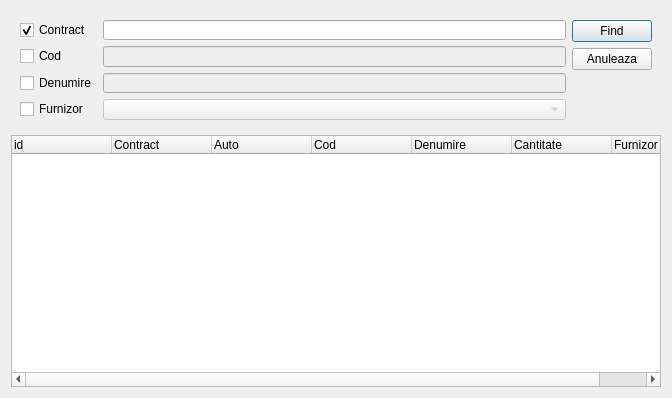
<?xml version="1.0" encoding="UTF-8"?>
<ui version="4.0">
 <class>Search</class>
 <widget class="QDialog" name="Search">
  <property name="geometry">
   <rect>
    <x>0</x>
    <y>0</y>
    <width>672</width>
    <height>398</height>
   </rect>
  </property>
  <property name="windowTitle">
   <string>Find</string>
  </property>
  <property name="windowIcon">
   <iconset resource="../resources.qrc">
    <normaloff>:/search</normaloff>:/search</iconset>
  </property>
  <layout class="QVBoxLayout" name="verticalLayout_2">
   <item>
    <widget class="QWidget" name="widget" native="true">
     <property name="maximumSize">
      <size>
       <width>16777215</width>
       <height>118</height>
      </size>
     </property>
     <layout class="QHBoxLayout" name="horizontalLayout">
      <item>
       <layout class="QFormLayout" name="formLayout">
        <item row="0" column="0">
         <widget class="QCheckBox" name="contractCheckBox">
          <property name="text">
           <string>Contract</string>
          </property>
          <property name="checked">
           <bool>true</bool>
          </property>
         </widget>
        </item>
        <item row="0" column="1">
         <widget class="QLineEdit" name="contractLineEdit">
          <property name="enabled">
           <bool>true</bool>
          </property>
         </widget>
        </item>
        <item row="1" column="0">
         <widget class="QCheckBox" name="codCheckBox">
          <property name="text">
           <string>Cod</string>
          </property>
         </widget>
        </item>
        <item row="1" column="1">
         <widget class="QLineEdit" name="codLineEdit">
          <property name="enabled">
           <bool>false</bool>
          </property>
         </widget>
        </item>
        <item row="2" column="0">
         <widget class="QCheckBox" name="denumireCheckBox">
          <property name="text">
           <string>Denumire</string>
          </property>
         </widget>
        </item>
        <item row="2" column="1">
         <widget class="QLineEdit" name="denumireLineEdit">
          <property name="enabled">
           <bool>false</bool>
          </property>
         </widget>
        </item>
        <item row="3" column="0">
         <widget class="QCheckBox" name="furnizorCheckBox">
          <property name="text">
           <string>Furnizor</string>
          </property>
         </widget>
        </item>
        <item row="3" column="1">
         <widget class="QComboBox" name="furnizorComboBox">
          <property name="enabled">
           <bool>false</bool>
          </property>
         </widget>
        </item>
       </layout>
      </item>
      <item>
       <layout class="QVBoxLayout" name="verticalLayout">
        <item>
         <widget class="QPushButton" name="findButton">
          <property name="text">
           <string>Find</string>
          </property>
          <property name="icon">
           <iconset resource="../resources.qrc">
            <normaloff>:/search</normaloff>:/search</iconset>
          </property>
          <property name="shortcut">
           <string>Return</string>
          </property>
         </widget>
        </item>
        <item>
         <widget class="QPushButton" name="cancelButton">
          <property name="text">
           <string>Anuleaza</string>
          </property>
          <property name="icon">
           <iconset resource="../resources.qrc">
            <normaloff>:/cancel</normaloff>:/cancel</iconset>
          </property>
         </widget>
        </item>
        <item>
         <widget class="QLabel" name="loadingLabel">
          <property name="text">
           <string/>
          </property>
         </widget>
        </item>
        <item>
         <spacer name="verticalSpacer">
          <property name="orientation">
           <enum>Qt::Vertical</enum>
          </property>
          <property name="sizeHint" stdset="0">
           <size>
            <width>20</width>
            <height>40</height>
           </size>
          </property>
         </spacer>
        </item>
       </layout>
      </item>
     </layout>
    </widget>
   </item>
   <item>
    <widget class="QTreeWidget" name="treeWidget">
     <column>
      <property name="text">
       <string notr="true">id</string>
      </property>
     </column>
     <column>
      <property name="text">
       <string>Contract</string>
      </property>
     </column>
     <column>
      <property name="text">
       <string>Auto</string>
      </property>
     </column>
     <column>
      <property name="text">
       <string>Cod</string>
      </property>
     </column>
     <column>
      <property name="text">
       <string>Denumire</string>
      </property>
     </column>
     <column>
      <property name="text">
       <string>Cantitate</string>
      </property>
     </column>
     <column>
      <property name="text">
       <string>Furnizor</string>
      </property>
     </column>
    </widget>
   </item>
  </layout>
 </widget>
 <resources>
  <include location="../resources.qrc"/>
 </resources>
 <connections>
  <connection>
   <sender>cancelButton</sender>
   <signal>clicked()</signal>
   <receiver>Search</receiver>
   <slot>reject()</slot>
   <hints>
    <hint type="sourcelabel">
     <x>301</x>
     <y>89</y>
    </hint>
    <hint type="destinationlabel">
     <x>342</x>
     <y>16</y>
    </hint>
   </hints>
  </connection>
  <connection>
   <sender>contractCheckBox</sender>
   <signal>toggled(bool)</signal>
   <receiver>contractLineEdit</receiver>
   <slot>setEnabled(bool)</slot>
   <hints>
    <hint type="sourcelabel">
     <x>77</x>
     <y>27</y>
    </hint>
    <hint type="destinationlabel">
     <x>99</x>
     <y>27</y>
    </hint>
   </hints>
  </connection>
  <connection>
   <sender>codCheckBox</sender>
   <signal>toggled(bool)</signal>
   <receiver>codLineEdit</receiver>
   <slot>setEnabled(bool)</slot>
   <hints>
    <hint type="sourcelabel">
     <x>55</x>
     <y>54</y>
    </hint>
    <hint type="destinationlabel">
     <x>139</x>
     <y>57</y>
    </hint>
   </hints>
  </connection>
  <connection>
   <sender>denumireCheckBox</sender>
   <signal>toggled(bool)</signal>
   <receiver>denumireLineEdit</receiver>
   <slot>setEnabled(bool)</slot>
   <hints>
    <hint type="sourcelabel">
     <x>47</x>
     <y>78</y>
    </hint>
    <hint type="destinationlabel">
     <x>116</x>
     <y>78</y>
    </hint>
   </hints>
  </connection>
  <connection>
   <sender>furnizorCheckBox</sender>
   <signal>toggled(bool)</signal>
   <receiver>furnizorComboBox</receiver>
   <slot>setEnabled(bool)</slot>
   <hints>
    <hint type="sourcelabel">
     <x>50</x>
     <y>106</y>
    </hint>
    <hint type="destinationlabel">
     <x>121</x>
     <y>106</y>
    </hint>
   </hints>
  </connection>
 </connections>
</ui>
